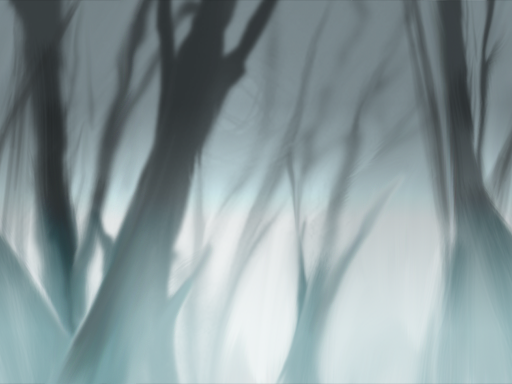

Rendered tile map (Tiled .tmx) drawn with the repository's tilesets; below, a short description and the full map source, tile grids included:
An orthogonal 16x12 tile map with 32x32 px tiles, 1 tile layer (Tile Layer 4).

<map version="1.0" orientation="orthogonal" width="16" height="12" tilewidth="32" tileheight="32">
 <tileset firstgid="1" source="../tilesets/tileset_area1.tsx" />
 <layer name="Tile Layer 4" width="16" height="12">
  <properties>
   <property name="hScale" value="0.2" />
   <property name="vScale" value="0" />
  </properties>
  <data encoding="csv">
657,658,659,660,661,662,663,664,665,666,667,668,669,670,671,672,
689,690,691,692,693,694,695,696,697,698,699,700,701,702,703,704,
721,722,723,724,725,726,727,728,729,730,731,732,733,734,735,736,
753,754,755,756,757,758,759,760,761,762,763,764,765,766,767,768,
785,786,787,788,789,790,791,792,793,794,795,796,797,798,799,800,
817,818,819,820,821,822,823,824,825,826,827,828,829,830,831,832,
849,850,851,852,853,854,855,856,857,858,859,860,861,862,863,864,
881,882,883,884,885,886,887,888,889,890,891,892,893,894,895,896,
913,914,915,916,917,918,919,920,921,922,923,924,925,926,927,928,
945,946,947,948,949,950,951,952,953,954,955,956,957,958,959,960,
977,978,979,980,981,982,983,984,985,986,987,988,989,990,991,992,
1009,1010,1011,1012,1013,1014,1015,1016,1017,1018,1019,1020,1021,1022,1023,1024
</data>
 </layer>
</map>
